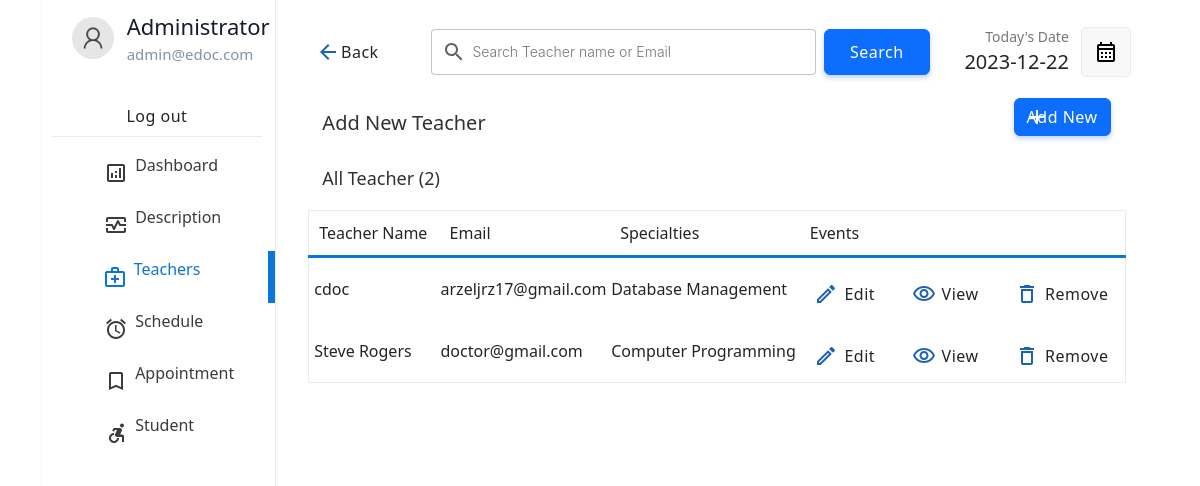
Page /teacher/teacher.php (signed in) on the earlier database version.
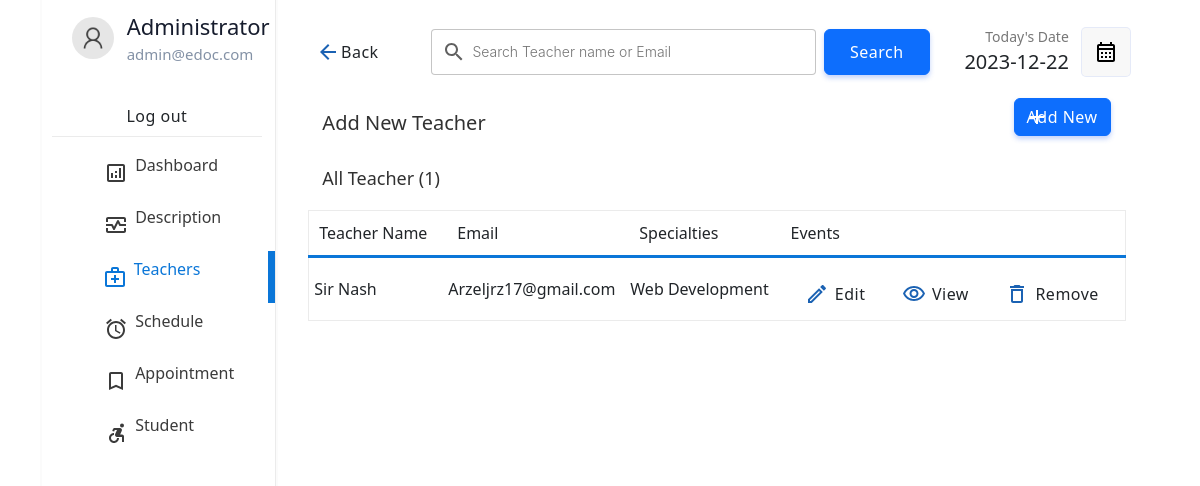
Same page on the later database version.
### tables this page shows
CREATE TABLE `teacher` (
  `teacherid` int(11) NOT NULL,
  `teacheremail` varchar(255) DEFAULT NULL,
  `teachername` varchar(255) DEFAULT NULL,
  `teacherpassword` varchar(255) DEFAULT NULL,
  `teachernic` varchar(15) DEFAULT NULL,
  `teachertel` varchar(15) DEFAULT NULL,
  `specialties` int(2) DEFAULT NULL
);

CREATE TABLE `specialties` (
  `id` int(2) NOT NULL,
  `sname` varchar(50) DEFAULT NULL
);

### teacher/teacher.php (the view, shortened to what this page needs)
<!DOCTYPE html>
<html lang="en">
<head>
    <link rel="stylesheet" href="../css/animations.css">
    <link rel="stylesheet" href="../css/main.css">
    <link rel="stylesheet" href="../css/admin.css">
    <link href="https://cdn.jsdelivr.net/npm/bootstrap@5.3.0-alpha3/dist/css/bootstrap.min.css" rel="stylesheet">
</head>
<body>
    <?php
    include("../connection.php");
    ?>
    <div class="container">
        <div class="menu">
            <table class="menu-container" border="0">
                <tr>
                    <td style="padding:10px" colspan="2">
                        <table border="0" class="profile-container">
                            <tr>
                                <td width="30%" style="padding-left:20px">
                                    <img src="../img/user.png" alt="" width="100%" style="border-radius:50%">
                                </td>
                                <td style="padding:0px;margin:0px;">
                                    <p class="profile-title">Administrator</p>
                                    <p class="profile-subtitle">admin@edoc.com</p>
                                </td>
                            </tr>
                            <tr>
                                <td colspan="2">
                                    <a href="../logout.php?type=d&email=<?= $useremail ?>"><input type="button" value="Log out" class="logout-btn btn-primary-soft btn"></a>
                                </td>
                            </tr>
                        </table>
                    </td>
                </tr>
                <tr class="menu-row">
                    <td class="menu-btn menu-icon-dashbord">
                        <a href="index.php" class="non-style-link-menu">
                            <div>
                                <p class="menu-text">Dashboard</p>
                        </a>
        </div></a>
        <tr class="menu-row">
            <td class="menu-btn menu-icon-session">
                <a href="description.php" class="non-style-link-menu">
                    <div>
                        <p class="menu-text">Description</p>
                </a>
    </div>
    <tr class="menu-row">
        <td class="menu-btn menu-icon-doctor menu-active menu-icon-doctor-active">
            <a href="teacher.php" class="non-style-link-menu non-style-link-menu-active">
                <div>
                    <p class="menu-text">Teachers</p>
            </a></div>
        </td>
    </tr>
    <tr class="menu-row">
        <td class="menu-btn menu-icon-schedule">
            <a href="schedule.php" class="non-style-link-menu">
                <div>
                    <p class="menu-text">Schedule</p>
                </div>
            </a>
        </td>
    </tr>
    <tr class="menu-row">
        <td class="menu-btn menu-icon-appoinment">
            <a href="appointment.php" class="non-style-link-menu">
                <div>
                    <p class="menu-text">Appointment</p>
            </a></div>
        </td>
    </tr>
    <tr class="menu-row">
        <td class="menu-btn menu-icon-patient">
            <a href="student.php" class="non-style-link-menu">
                <div>
                    <p class="menu-text">Student</p>
            </a></div>
        </td>
    </tr>
    <div class="dash-body">
        <table border="0" width="100%" style=" border-spacing: 0;margin:0;padding:0;margin-top:25px; ">
            <tr>
                <td width="13%">
                    <a href="teacher.php"><button class="login-btn btn-primary-soft btn btn-icon-back" style="padding-top:11px;padding-bottom:11px;margin-left:20px;width:125px">
                            <font class="tn-in-text">Back</font>
                        </button></a>
                </td>
                <td>
                    <form action="" method="post" class="header-search">
                        <input type="search" name="search" class="input-text header-searchbar" placeholder="Search Teacher name or Email" list="doctors">&nbsp;&nbsp;
                        <?php
                        $list11 = $database->query("select  teachername,teacheremail from  teacher;");
                        ?>
                        <input type="Submit" value="Search" class="login-btn btn-primary btn" style="padding-left: 25px;padding-right: 25px;padding-top: 10px;padding-bottom: 10px;">
                    </form>
                </td>
                <td width="15%">
                    <p style="font-size: 14px;color: rgb(119, 119, 119);padding: 0;margin: 0;text-align: right;">
                        Today's Date
                    </p>
                    <p class="heading-sub12" style="padding: 0;margin: 0;">
                        <?php
                        $date = date('Y-m-d');
                        echo $date;
                        ?>
                    </p>
                </td>
                <td width="10%">
                    <button class="btn-label" style="display: flex;justify-content: center;align-items: center;"><img src="../img/calendar.svg" width="100%"></button>
                </td>
            </tr>
            <tr>
                <td colspan="2" style="padding-top:30px;">
                    <p class="heading-main12" style="margin-left: 45px;font-size:20px;color:rgb(49, 49, 49)">Add New Teacher</p>
                </td>
                <td colspan="2">
                    <a href="?action=add&id=none&error=0" class="non-style-link"><button class="login-btn btn-primary btn button-icon" style="display: flex;justify-content: center;align-items: center;margin-left:75px;background-image: url('../img/icons/add.svg');">Add New</font></button>
                    </a>
                </td>
            </tr>
            <tr>
                <td colspan="4" style="padding-top:10px;">
                    <p class="heading-main12" style="margin-left: 45px;font-size:18px;color:rgb(49, 49, 49)">All Teacher (<?php echo $list11->num_rows; ?>)</p>
                </td>
            </tr>
            <?php
            if ($_POST) {
                $keyword = $_POST["search"];
                $sqlmain = "select * from teacher where teacheremail='$keyword' or teachername='$keyword' or techername like '$keyword%' or teachername like '%$keyword' or teachername like '%$keyword%'";
            } else {
                $sqlmain = "select * from teacher order by teacherid desc";
            }
            ?>
            <tr>
                <td colspan="4">
                    <center>
                        <div class="abc scroll">
                            <table width="93%" class="sub-table scrolldown" border="0">
                                <thead>
                                    <tr>
                                        <th class="table-headin">
                                            Teacher Name
                                        </th>
                                        <th class="table-headin">
                                            Email
                                        </th>
                                        <th class="table-headin">
                                            Specialties
                                        </th>
                                        <th class="table-headin">
                                            Events
                                    </tr>
                                </thead>
                                <tbody>
                                    <?php
                                    $result = $database->query($sqlmain);
                                    if ($result->num_rows == 0) {
                                        echo '<tr>
                                    <td colspan="4">
                                    <br><br><br><br>
                                    <center>
                                    <img src="../img/notfound.svg" width="25%">
                                    <br>
                                    <p class="heading-main12" style="margin-left: 45px;font-size:20px;color:rgb(49, 49, 49)">We  couldnt find anything related to your keywords !</p>
                                    <a class="non-style-link" href="teacher.php"><button  class="login-btn btn-primary-soft btn"  style="display: flex;justify-content: center;align-items: center;margin-left:20px;">&nbsp; Show all Teacher &nbsp;</font></button>
                                    </a>
                                    </center>
                                    <br><br><br><br>
                                    </td>
                                    </tr>';
                                    } else {
                                        for ($x = 0; $x < $result->num_rows; $x++) {
                                            $row = $result->fetch_assoc();
                                            $docid = $row["teacherid"];
                                            $name = $row["teachername"];
                                            $email = $row["teacheremail"];
                                            $spe = $row["specialties"];
                                            $spcil_res = $database->query("select sname from specialties where id='$spe'");
                                            $spcil_array = $spcil_res->fetch_assoc();
                                            $spcil_name = $spcil_array["sname"];
                                            echo '<tr>
                                        <td> &nbsp;' .
                                                substr($name, 0, 30)
                                                . '</td>
                                        <td>
                                        ' . substr($email, 0, 20) . '
                                        </td>
                                        <td>
                                            ' . substr($spcil_name, 0, 20) . '
                                        </td>
                                        <td>
                                        <div style="display:flex;justify-content: center;">
                                        <a href="?action=edit&id=' . $docid . '&error=0" class="non-style-link"><button  class="btn-primary-soft btn button-icon btn-edit"  style="padding-left: 40px;padding-top: 12px;padding-bottom: 12px;margin-top: 10px;"><font class="tn-in-text">Edit</font></button></a>
                                        &nbsp;&nbsp;&nbsp;
                                        <a href="?action=view&id=' . $docid . '" class="non-style-link"><button  class="btn-primary-soft btn button-icon btn-view"  style="padding-left: 40px;padding-top: 12px;padding-bottom: 12px;margin-top: 10px;"><font class="tn-in-text">View</font></button></a>
                                       &nbsp;&nbsp;&nbsp;
                                       <a href="?action=drop&id=' . $docid . '&name=' . $name . '" class="non-style-link"><button  class="btn-primary-soft btn button-icon btn-delete"  style="padding-left: 40px;padding-top: 12px;padding-bottom: 12px;margin-top: 10px;"><font class="tn-in-text">Remove</font></button></a>
                                        </div>
                                        </td>
                                    </tr>';
                                        }
                                    }
                                    ?>
                                </tbody>
                            </table>
                        </div>
                    </center>
                </td>
            </tr>
        </table>
    </div>
</body>
</html>

### css/main.css (style rules this page uses)
:root { --primarycolor: #0a76d8; --primarycolorhover: #006dd3; --btnice: #d8ebfa; --btnnicetext: #1b62b3; }
body { margin: 0; padding: 0; border-spacing: 0; font-family: "Inter", sans-serif; }
.input-text { border-radius: 4px; border: 0.5px solid rgb(226, 226, 226); padding: 10px; width: 92%; transition: 0.2s; outline: none; }
.input-text { border: 1px solid #e9ecef; font-size: 14px; line-height: 26px; background-color: #fff; display: block; width: 100%; padding: 0.375rem 0.75rem; font-weight: 300; line-height: 1.5; color: #212529; background-color: #fff; background-clip: padding-box; -webkit-appearance: none; -moz-appearance: none; appearance: none; border-radius: 0.25rem; transition: border-color 0.15s ease-in-out, box-shadow 0.15s ease-in-out; }
.input-text::placeholder { font-family: "Inter", sans-serif; }
.btn { cursor: pointer; padding: 8px 20px; outline: none; text-decoration: none; font-size: 15px; letter-spacing: 0.5px; transition: all 0.3s; border-radius: 5px; font-family: "Inter", sans-serif; }
.btn-primary { background-color: var(--primarycolor); border: 1px solid var(--primarycolor); color: #fff; box-shadow: 0 3px 5px 0 rgba(57, 108, 240, 0.3); }
.btn-primary-soft { background-color: #d8ebfa; color: #1969aa; font-weight: 500; font-size: 16px; border: none; }
.non-style-link:link, .non-style-link:visited, .non-style-link:hover, .non-style-link:active { text-decoration: none; color: rgb(43, 43, 43); }
.btn-label { margin-left: 10px; padding: 12px 12px; outline: none; text-decoration: none; font-size: 15px; letter-spacing: 0.5px; transition: all 0.3s; border-radius: 5px; background-color: #f0f0f073; border: 1px solid rgba(57, 108, 240, 0.1); font-family: "Inter", sans-serif; }
.sub-table { border: 1px solid #ebebeb; border-radius: 8px; }
.table-headin { font-size: 16px; font-weight: 500; padding: 10px; border-bottom: 3px solid var(--primarycolor); }
.abc { width: 100%; height: 550px; overflow: auto; }
input[type="search"] { background-image: url("../img/search.svg"); background-position: 10px 50%; background-repeat: no-repeat; transition: 0.5s; padding: 8px 20px 8px 40px; }
.button-icon { background-position: 10px 50%; background-repeat: no-repeat; transition: 0.5s; padding: 8px 20px 8px 40px; }
.menu-btn { padding: 6px; color: #3b3b3b; background-position: 30% 50%; background-repeat: no-repeat; transition: 0.5s; }
.menu-text { padding-left: 40%; font-weight: 500; font-size: 16px; }
.menu-active { color: var(--primarycolor); border-right: 7px solid var(--primarycolor); background-color: var(); }
.non-style-link-menu:link, .non-style-link-menu:visited, .non-style-link-menu:active { text-decoration: none; color: #3b3b3b; }
.non-style-link-menu-active:link, .non-style-link-menu-active:visited, .non-style-link-menu-active:active { text-decoration: none; color: var(--primarycolor); }
.menu-icon-dashbord { background-image: url("../img/icons/dashboard.svg"); }
.menu-icon-doctor { background-image: url("../img/icons/doctors.svg"); }
.menu-icon-schedule { background-image: url("../img/icons/schedule.svg"); }
.menu-icon-appoinment { background-image: url("../img/icons/book.svg"); }
.menu-icon-patient { background-image: url("../img/icons/patients.svg"); }
.menu-icon-session { background-image: url("../img/icons/session.svg"); }
.menu-icon-doctor:hover, .menu-icon-doctor-active { color: var(--primarycolor); background-image: url("../img/icons/doctors-hover.svg"); }
.btn-icon-back { background-image: url("../img/icons/back-iceblue.svg"); background-position: 18px 50%; background-repeat: no-repeat; transition: 0.5s; padding: 8px 20px 8px 40px; }
.btn-edit { background-image: url("../img/icons/edit-iceblue.svg"); }
.btn-view { background-image: url("../img/icons/view-iceblue.svg"); }
.btn-delete { background-image: url("../img/icons/delete-iceblue.svg"); }

### teacher/teacher.php (style rules this page uses)
.sub-table { animation: transitionIn-Y-bottom 0.5s; }

Differences in the rows shown:
removed teacher: teachername "cdoc", teacheremail "arzeljrz17@gmail.com", specialties.sname "Database Management"
removed teacher: teachername "Steve Rogers", teacheremail "doctor@gmail.com", specialties.sname "Computer Programming"
added teacher: teachername "Sir Nash", teacheremail "Arzeljrz17@gmail.com", specialties.sname "Web Development"
Other differences:
$list11->num_rows: "2" → "1"
